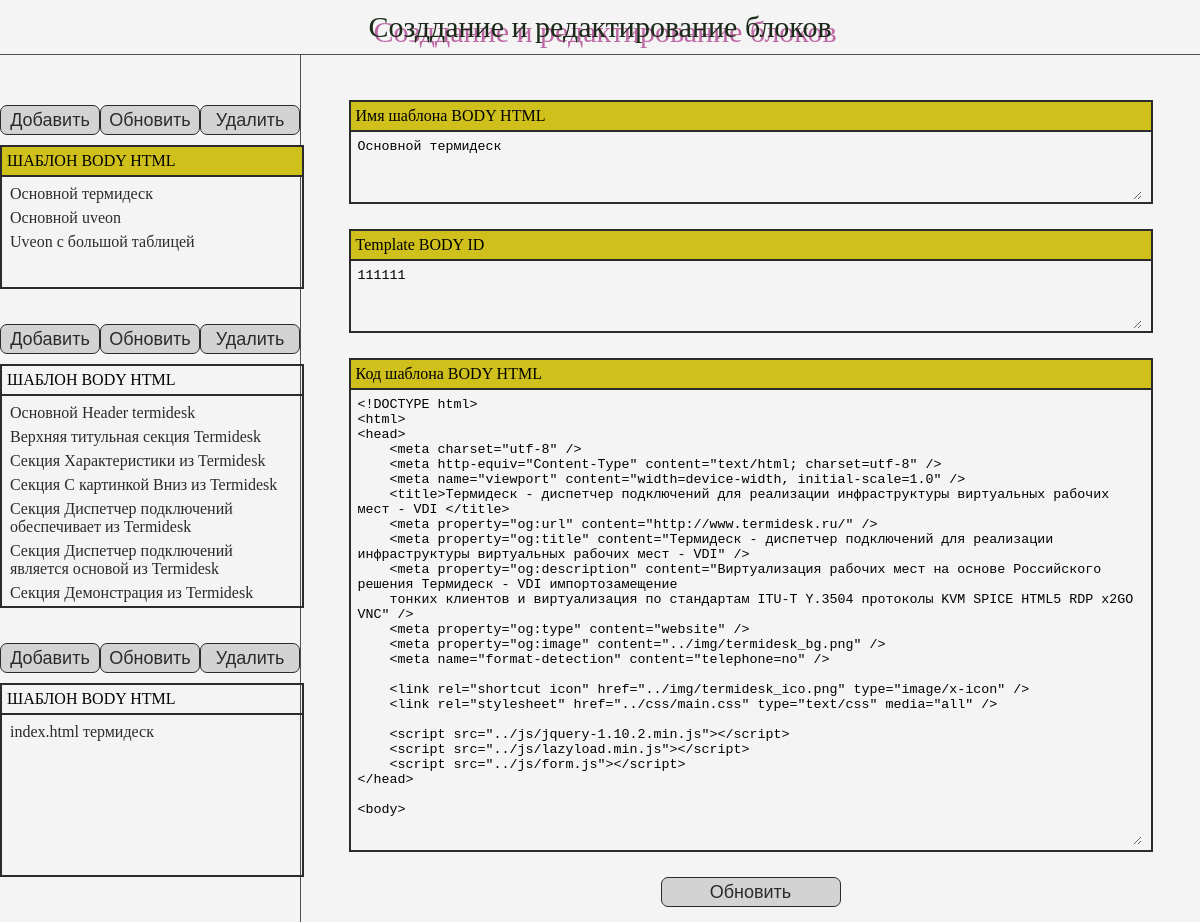
The app's page /bodys/1111111111/ with its own data.
### backend/models.py (models this page shows)
class BodyTemplate(models.Model):
    name = models.CharField(max_length=400)
    temp_body_id = models.CharField(max_length=500)
    text = models.TextField(null=True)

class DivSTemplate(models.Model):
    name = models.CharField(max_length=400)
    temp_body_id = models.CharField(max_length=500)
    header = models.TextField(null=True)
    text = models.TextField(null=True)

class HTMLTemplate(models.Model):
    name = models.CharField(max_length=400)
    use_name = models.CharField(max_length=500)
    header = models.TextField(null=True)
    body_numbers = models.CharField(max_length=1000)

### backend/views.py (the view)
# urls.py: path('bodys/<int:elementid>/', views.index_bodys),
def index_bodys(request, elementid):
    body, dives, htmles = return_all_object()
    if request.method == 'POST':
        name = request.POST.get('name')
        name_id = request.POST.get('name_id')
        all_body = request.POST.get('all_body')
        return_new_body(elementid, name, name_id, all_body)
        form_body = return_body_form(name, name_id, all_body)
        return render(request, 'bodys/index.html',
                      {"form": form_body, 'bodys': body, 'dives': dives, 'htmles': htmles})
    else:
        name, name_id, all_body = return_body_object(elementid)
        form_body = return_body_form(name, name_id, all_body)
        return render(request, 'bodys/index.html',
                      {"form": form_body, 'bodys': body, 'dives': dives, 'htmles': htmles})

### backend/forms.py
class FormBody(forms.Form):
    name = forms.CharField(widget=forms.Textarea(attrs={"class": "input_top"}))
    name_id = forms.CharField(widget=forms.Textarea(attrs={"class": "input_center"}))
    all_body = forms.CharField(widget=forms.Textarea(attrs={"class": "input_body"}))

### backend/services.py (called while the page is built)
def return_all_object():
    body = BodyTemplate.objects.all()
    dives = DivSTemplate.objects.all()
    htmles = HTMLTemplate.objects.all()
    return body, dives, htmles

def return_body_form(name, name_id, all_body):
    form_body = FormBody()
    form_body.initial["name"] = name
    form_body.initial["name_id"] = name_id
    form_body.initial["all_body"] = all_body
    return form_body

def return_body_object(elementid):
    body = BodyTemplate.objects.get(id=elementid)
    return body.name, body.temp_body_id, body.text

### templates/bodys/index.html (shortened to what this page needs)
<!DOCTYPE html>
{% load static %}
<html lang="en">
<head>
    <link rel="stylesheet" href='{% static "css/bodys.css" %}' type="text/css">
</head>
<body class="bodys">
    <header>
        <div class="header_block"><span>Созддание и редактирование блоков</span></div>
    </header>
    <section class="bodys_all d-flex">
        <div class="bodys_all_left">
            <div class="template_block_body block_item">
                <div class="template_block_body_top d-flex block_item_top">
                    <button><a href="/bodys/create/1" id="bodys">Добавить</a></button>
                    <button><a href="/bodys/1" id="bodys-update">Обновить</a></button>
                    <button id="del-bodys" type="submit" data-bodys="">Удалить</button>
                </div>
                <div class="template_block_body_bottom block_item_bottom">
                    <div class="template_block_body_bottom_top block_item_bottom_top active">
                        Шаблон BODY HTML
                    </div>
                    <div class="template_block_body_bottom_all block_item_bottom_all">
                        {% if bodys.count > 0 %}
                            {% for body in bodys %}
                                <div data-bodys="{{ body.id }}" class="item item-body">{{ body.name }}</div>
                            {% endfor %}
                        {% endif %}
                    </div>
                </div>
            </div>
            <div class="template_block_div block_item">
                <div class="template_block_div_top d-flex block_item_top">
                    <button><a href="/dives/create/1" id="dives">Добавить</a></button>
                    <button><a href="/dives/1" id="dives-update">Обновить</a></button>
                    <button id="del-dive" type="submit" data-dive="">Удалить</button>
                </div>
                <div class="template_block_div_bottom block_item_bottom">
                    <div class="template_block_div_bottom_top block_item_bottom_top">
                        Шаблон BODY HTML
                    </div>
                    <div class="template_block_div_bottom_all block_item_bottom_all">
                        {% if dives.count > 0 %}
                            {% for dive in dives %}
                                <div data-dive="{{ dive.id }}" class="item item-dive">{{ dive.name }}</div>
                            {% endfor %}
                        {% endif %}
                    </div>
                </div>
            </div>
            <div class="template_block_html block_item">
                <div class="template_block_html_top d-flex block_item_top">
                    <button><a href="/htmles/create/1" id="htmles">Добавить</a></button>
                    <button><a href="/htmles/1" id="htmles-update">Обновить</a></button>
                    <button id="del-htmle" type="submit" data-htmle="">Удалить</button>
                </div>
                <div class="template_block_html_bottom block_item_bottom">
                    <div class="template_block_html_bottom_top block_item_bottom_top">
                        Шаблон BODY HTML
                    </div>
                    <div class="template_block_html_bottom_all block_item_bottom_all">
                        {% if htmles.count > 0 %}
                            {% for html in htmles %}
                                <div data-htmle="{{ html.id }}" class="item item-html">{{ html.name }}</div>
                            {% endfor %}
                        {% endif %}
                    </div>
                </div>
            </div>
        </div>
        <div class="bodys_all_right">
            <form method="post">
                <div class="bodys_all_right_block">
                    <div class="bodys_all_right_block_content">
                        <div class="bodys_all_right_block_top active">
                            Имя шаблона BODY HTML
                        </div>
                        <div class="bodys_all_right_block_all content-top">
                            {{ form.name }}
                        </div>
                    </div>
                </div>
                <div class="bodys_all_right_block">
                    <div class="bodys_all_right_block_content">
                        <div class="bodys_all_right_block_top active">
                            Template BODY ID
                        </div>
                        <div class="bodys_all_right_block_all content-center">
                            {{ form.name_id }}
                        </div>
                    </div>
                </div>
                <div class="bodys_all_right_block">
                    <div class="bodys_all_right_block_content">
                        <div class="bodys_all_right_block_top active">
                            Код шаблона BODY HTML
                        </div>
                        <div class="bodys_all_right_block_all content-bottom">
                            {{ form.all_body }}
                        </div>
                    </div>
                </div>
                <div class="bodys_all_right_block">
                    <button type="submit" value="send">Обновить</button>
                </div>
            </form>
        </div>
    </section>
</body>
</html>

### static/css/bodys.css (style rules this page uses)
body { background-color: #f4f4f4; margin: 0; padding: 0; }
.d-flex { display: flex; }
.active { background-color: #d0c01c; }
.bodys header { width: 100%; padding: 5px 0; border-bottom: 1px solid #4f4f4f; }
.bodys header .header_block { max-width: fit-content; width: 100%; margin: 5px auto; }
.bodys header .header_block span { display: block; font-size: 30px; color: #1b2b1a; text-shadow: 5px 5px 0 #bd68a4; }
.bodys_all { width: 100%; height: 100%; }
.bodys_all_left { width: 25%; height: auto; padding-top: 15px; padding-bottom: 15px; border-right: 1px solid #4f4f4f; }
.bodys_all_right { width: 75%; height: 100%; }
.bodys_all_left .block_item { margin-left: auto; margin-right: auto; height: auto; max-width: 400px; width: 100%; }
.block_item .block_item_top { justify-content: space-between; padding: 10px 0; }
.block_item .block_item_top button { display: flex; width: 120px; height: 30px; border-radius: 7px; background-color: #d4d3d3; color: #2b2b2b; font-size: 18px; border: 1px solid #2b2b2b; align-items: center; justify-content: center; cursor: pointer; transition: all 0.3s ease-in-out; }
.block_item .block_item_top button a { color: #2b2b2b; text-decoration: none; }
.block_item .block_item_bottom { width: 100%; height: auto; border: 2px solid #2b2b2b; }
.block_item .block_item_bottom .block_item_bottom_top { padding: 5px 5px; height: auto; text-transform: uppercase; border-bottom: 2px solid #2b2b2b; }
.block_item .block_item_bottom .block_item_bottom_all { padding: 5px 5px; }
.block_item .block_item_bottom .block_item_bottom_all .item { text-decoration: none; color: #2b2b2b; font-size: 16px; display: block; padding: 3px; cursor: pointer; transition: all 0.3s ease-in-out; }
.template_block_body { margin-top: 25px; margin-bottom: 25px; }
.template_block_body .template_block_body_bottom .template_block_body_bottom_all { height: 100px; overflow-y: scroll; }
.template_block_div { margin-bottom: 25px; }
.template_block_div .template_block_div_bottom .template_block_div_bottom_all { height: 200px; overflow-y: scroll; }
.template_block_html { margin-bottom: 25px; }
.template_block_html .template_block_html_bottom .template_block_html_bottom_all { height: 150px; overflow-y: scroll; }
.bodys_all_right { padding: 45px 15px 15px 15px; }
.bodys_all_right .bodys_all_right_block { margin-bottom: 25px; }
.bodys_all_right .bodys_all_right_block:last-child { margin-bottom: 0; }
.bodys_all_right_block_content { border: 2px solid #2b2b2b; max-width: 800px; width: 100%; height: auto; margin-left: auto; margin-right: auto; }
.bodys_all_right_block_top { padding: 5px 5px; height: auto; border-bottom: 2px solid #2b2b2b }
.bodys_all_right_block_all { padding: 5px 5px; }
.bodys_all_right .bodys_all_right_block button { display: flex; margin-left: auto; margin-right: auto; width: 180px; height: 30px; border-radius: 7px; background-color: #d4d3d3; color: #2b2b2b; font-size: 18px; border: 1px solid #2b2b2b; align-items: center; justify-content: center; cursor: pointer; transition: all 0.3s ease-in-out; }
.bodys_all_right_block_all .input_top, .bodys_all_right_block_all .input_center, .bodys_all_right_block_all .input_body { width: 99%; height: 99%; border: none; background-color: #f4f4f4; }
.content-top { height: 60px; }
.content-center { height: 60px; }
.content-bottom { height: 450px; }

### records on screen
BodyTemplate: name "Основной термидеск"
BodyTemplate: name "Основной uveon"
BodyTemplate: name "Uveon с большой таблицей"
DivSTemplate: name "Основной Header termidesk"
DivSTemplate: name "Верхняя титульная секция Termidesk"
DivSTemplate: name "Секция Характеристики из Termidesk"
DivSTemplate: name "Секция С картинкой Вниз из Termidesk"
DivSTemplate: name "Секция Диспетчер подключений обеспечивает из Termidesk"
DivSTemplate: name "Секция Диспетчер подключений является основой из Termidesk"
DivSTemplate: name "Секция Демонстрация из Termidesk"
HTMLTemplate: name "index.html термидеск"
